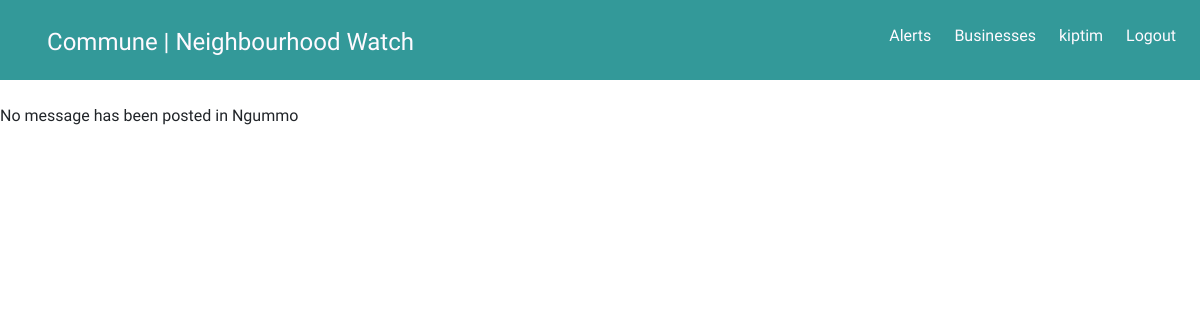
/alerts/ (signed in), run on an earlier commit of the app's database.
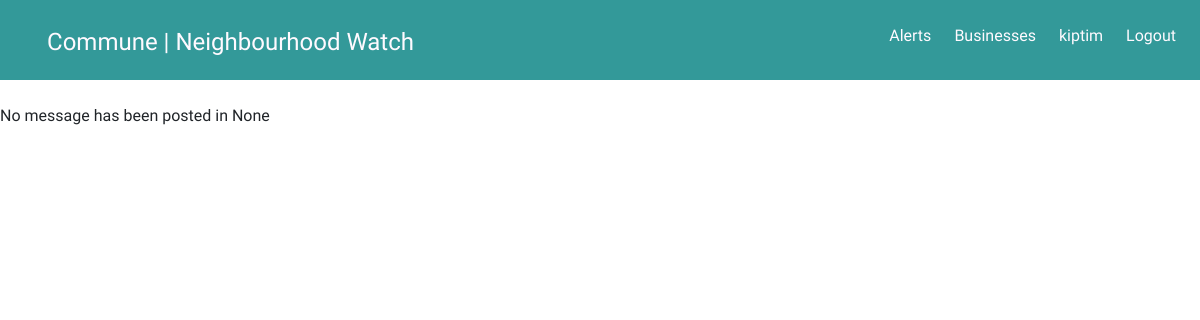
And on a later commit of the database.
### communeapp/models.py (models this page shows)
class Neighbourhood(models.Model):
    neighbourhood_name=models.CharField(max_length=250)
    location=models.CharField(max_length=200)
    occupation_count=models.IntegerField()
    def __str__(self):
        return self.neighbourhood_name

### communeapp/views.py (the view)
# urls.py: url(r'alerts/$', views.view_messages, name='view_messages'),
def view_messages(request):
    title="Commune | Alerts "
    current_user=request.user
    neighbours=Profile.objects.get(user=current_user)
    neighbourhood=neighbours.neighbourhood
    message=Message.objects.filter(hood=neighbourhood)
    message=message.reverse()
    print(neighbourhood)
    return render(request, 'views/messages.html', {"title":title, "messages":message, "hood":neighbourhood})

### communeapp/templates/views/messages.html (shortened to what this page needs)
{% extends 'views/base.html' %}
{% load bootstrap3 %}
{% load static %}
{% block content %}
{% if messages %}
<div class="container">
    <div class="row">
        <div class="col-md-8 offset-md-2 text-center">
                <h3>{{hood}} Alerts</h3>
                <hr>
        </div>
    </div>
</div>
{% for message in messages %}
<div class="container">
    <div class="row">
        <div class="col-md-6 offset-md-3">
        <div class="card">
                <div class="card-header">
                    {{message.profile.name}} says:
                </div>
                <div class="card-body">
                    <p class="card-text">{{message.message}}</p>
                    <a id="cardbutton" href="#" class="btn btn-primary">Comment</a>
                </div>
                </div>
</div>
    </div>
</div>
{%endfor%}
{% else %}
<p>No message has been posted in {{hood}}</p>
{% endif %}
{% endblock %}

What changed in the data, as far as the page shows it:
no longer on this page (row edited): Neighbourhood: neighbourhood_name "Ngummo"
Also different on the page:
{{ hood }}: (not shown) → "None"
